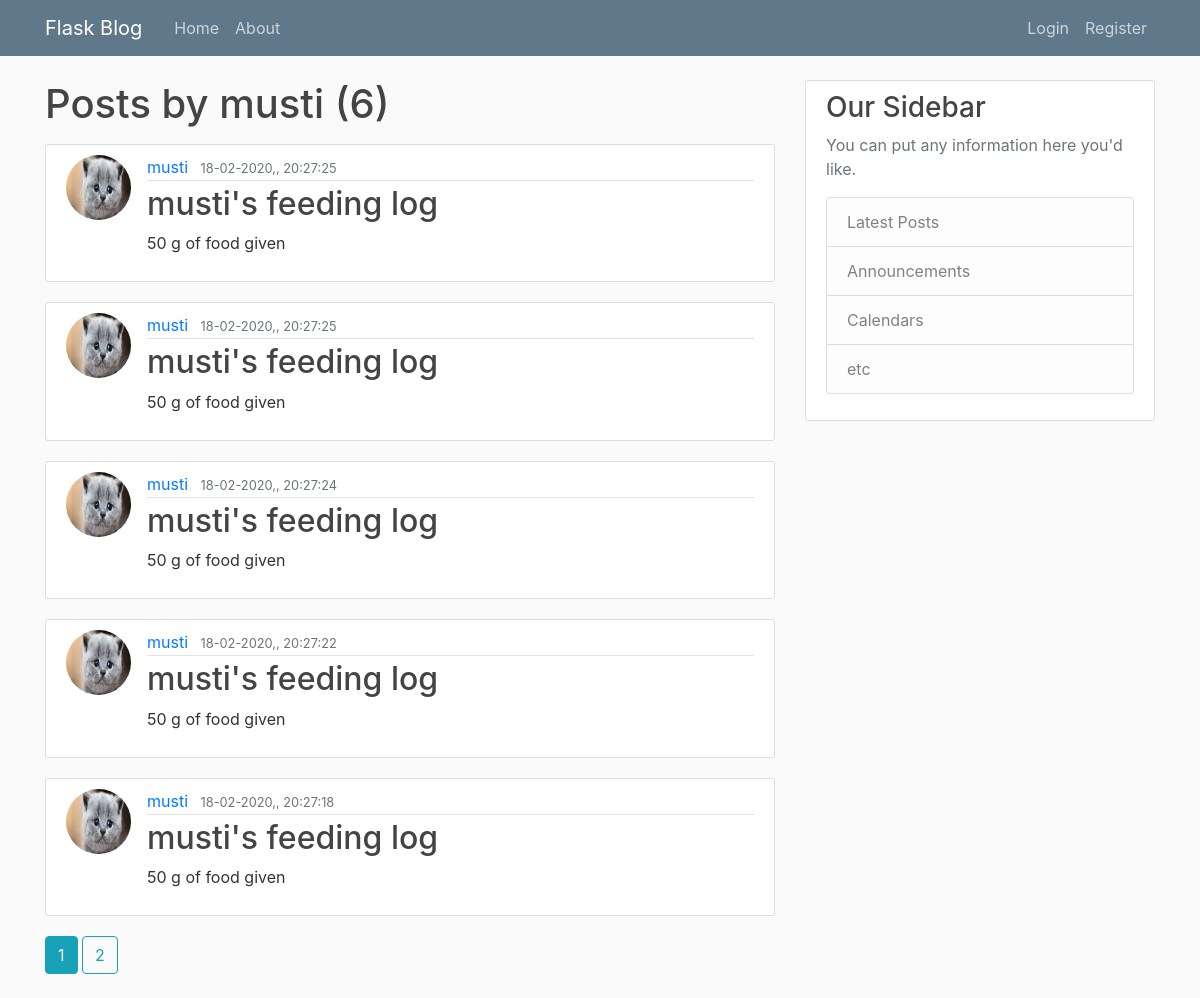
/user/musti, run on the app's committed database.
### flaskblog/models.py (models this page shows, shortened)
class User(db.Model, UserMixin):
    id = db.Column(db.Integer, primary_key=True)
    username = db.Column(db.String(20), unique=True, nullable=False)
    email = db.Column(db.String(120), unique=True, nullable=False)
    feed_period = db.Column(db.Integer, nullable=False, default=6)
    feed_amount = db.Column(db.Integer, nullable=False, default=50)
    image_file = db.Column(db.String(20), nullable=False, default='default.jpg')
    password = db.Column(db.String(60), nullable=False)
    posts = db.relationship('Post', backref='author', lazy=True)

class Post(db.Model):
    id = db.Column(db.Integer, primary_key=True)
    title = db.Column(db.String(100), nullable=False)
    date_posted = db.Column(db.DateTime, nullable=False, default=datetime.utcnow)
    content = db.Column(db.Text, nullable=False)
    user_id = db.Column(db.Integer, db.ForeignKey('user.id'), nullable=False)

### flaskblog/routes.py (the view)
@app.route("/user/<string:username>")
def user_posts(username):
    page = request.args.get('page', 1, type=int)
    user = User.query.filter_by(username=username).first_or_404()
    posts = Post.query.filter_by(author=user)\
        .order_by(Post.date_posted.desc())\
        .paginate(page=page, per_page=5)
    return render_template('user_posts.html', posts=posts, user=user)

### flaskblog/templates/user_posts.html
{% extends "layout.html" %}
{% block content %}
    <h1 class="mb-3">Posts by {{ user.username }} ({{ posts.total }})</h1>
    {% for post in posts.items %}
        <article class="media content-section">
          <img class="rounded-circle article-img" src="{{ url_for('static', filename='profile_pics/' + post.author.image_file) }}">
          <div class="media-body">
            <div class="article-metadata">
              <a class="mr-2" href="{{ url_for('user_posts', username=post.author.username) }}">{{ post.author.username }}</a>
              <small class="text-muted">{{ post.date_posted.strftime('%d-%m-%Y,, %H:%M:%S') }}</small>
            </div>
            <h2><a class="article-title" href="{{ url_for('post', post_id=post.id) }}">{{ post.title }}</a></h2>
            <p class="article-content">{{ post.content }}</p>
          </div>
        </article>
    {% endfor %}
    {% for page_num in posts.iter_pages(left_edge=1, right_edge=1, left_current=1, right_current=2) %}
      {% if page_num %}
        {% if posts.page == page_num %}
          <a class="btn btn-info mb-4" href="{{ url_for('user_posts', username=user.username, page=page_num) }}">{{ page_num }}</a>
        {% else %}
          <a class="btn btn-outline-info mb-4" href="{{ url_for('user_posts', username=user.username, page=page_num) }}">{{ page_num }}</a>
        {% endif %}
      {% else %}
        ...
      {% endif %}
    {% endfor %}
{% endblock content %}

### flaskblog/static/main.css (style rules this page uses)
body { background: #fafafa; color: #333333; margin-top: 5rem; }
h1, h2, h3, h4, h5, h6 { color: #444444; }
.content-section { background: #ffffff; padding: 10px 20px; border: 1px solid #dddddd; border-radius: 3px; margin-bottom: 20px; }
.article-title { color: #444444; }
.article-content { white-space: pre-line; }
.article-img { height: 65px; width: 65px; margin-right: 16px; }
.article-metadata { padding-bottom: 1px; margin-bottom: 4px; border-bottom: 1px solid #e3e3e3 }

### data on the page
User: username "musti"
Post: image_file (picture), author.username "musti", date_posted "18-02-2020,, 20:27:25", title "musti's feeding log", content "50 g of food given"
Post: image_file (picture), author.username "musti", date_posted "18-02-2020,, 20:27:25", title "musti's feeding log", content "50 g of food given"
Post: image_file (picture), author.username "musti", date_posted "18-02-2020,, 20:27:24", title "musti's feeding log", content "50 g of food given"
Post: image_file (picture), author.username "musti", date_posted "18-02-2020,, 20:27:22", title "musti's feeding log", content "50 g of food given"
Post: image_file (picture), author.username "musti", date_posted "18-02-2020,, 20:27:18", title "musti's feeding log", content "50 g of food given"

### other printed values
{{ posts.total }} "6"
{{ page_num }} "1"
{{ page_num }} "2"
